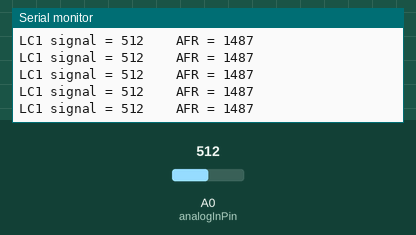
This sketch was run on a simulated Arduino Uno, built with avr-gcc and run on an emulated ATmega328P. On the bench: the last lines printed to the serial monitor. The test bench sets the inputs (shaded band); at power-on: A0 (analogInPin) = 512.

Above: at 1.2 s.
1.3 s: A0 (analogInPin) set to 716
At 1.34 s:
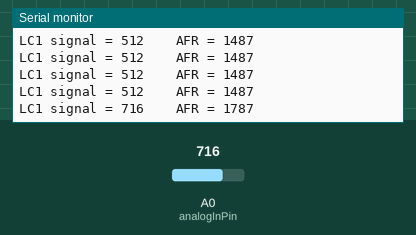
2.8 s: A0 (analogInPin) set to 900
At 2.84 s:
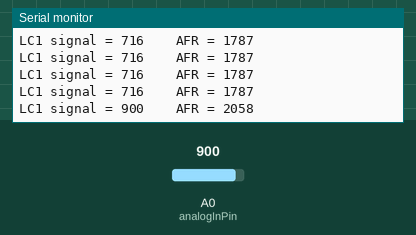
Timing chart, 0 to 5.8 s (numbered marks = the images above; inputs shaded):
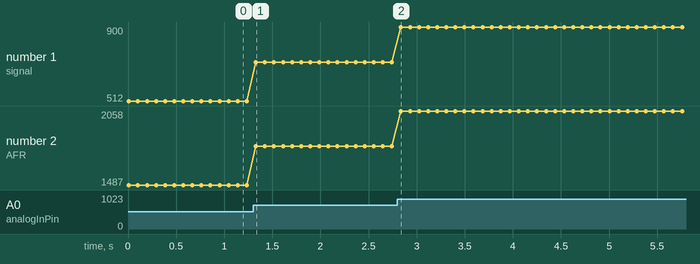

Measured:
- after the input at 1.3 s, the serial monitor: prints a new line at once (image 1)
- after the input at 2.8 s, the serial monitor: prints a new line at once (image 2)
- plotted number 1: 512 → 716 after the input at 1.3 s, 716 → 900 after the input at 2.8 s
- plotted number 2: 1487 → 1787 after the input at 1.3 s, 1787 → 2058 after the input at 2.8 s

The sketch:

AFR_display.ino
```cpp
/*
  Program to display Air Fuel Ratio taken from an
  Innovate Motorsports LC-2 wideband O2 sensor analog output
  https://innovatemotorsports.com/products/lc2.php

  Displays on a SparkFun 7 segment serial LED display
  https://www.sparkfun.com/products/11629
  Implementing SparkFun serial 7 segment display elements

    Circuit:
    Arduino -------------- Serial 7-Segment
    5V   ----------------- VCC
    GND  ----------------- GND
    3   ------------------ RX

  Written by: Chris Sulfrian 2013
  http://github.com/csulfrian
*/

#include <SoftwareSerial.h>

#define rxPin 255 // 255 because we don't need a receive pin
#define txPin 3 // Connect the Arduino pin 3 to the rx pin on the 7 segment display

// set up a new serial port
SoftwareSerial LEDserial=SoftwareSerial(rxPin, txPin);

const int analogInPin = A0;  // Analog input pin that the LC1 analog out 2 (brown wire) is attached to

int afr = 0;
int lc2Rx = 0;

void setup() {
  // define pin mode for tx pin:
  pinMode(txPin, OUTPUT);
  LEDserial.begin(9600);
  Serial.begin(9600);
}

void loop() {

  // This segment takes the input from the LC1 and maps it to the output display
  lc2Rx = analogRead(analogInPin); // reads the analog in value
  afr = map(lc2Rx, 0, 1023, 735, 2239); // maps the input to the range of the AFR x 10^2

  // This segment displays the result of the above calculation
  LEDserial.print("v"); // this is the reset display command
  delay(1); // allow a very short delay for display response
  LEDserial.print("w"); // send the command char for decimal control
  LEDserial.write(0x02); // turn on the decimal after the second digit

  // This segment determines if the output needs to be shifted to the right on the display to match up with the decimal point
  // if the value is less than 1000 (AFR = 10.00), shift everything to the right one place and blank the first digit
  if (afr < 1000) {
    LEDserial.print("x");
    LEDserial.print(afr);
  }
  // if the value is above 1000, display all four digits
  else {
    LEDserial.print(afr);
  }

  // This segment sends the two values to the serial monitor, for debugging purposes
  Serial.print("LC1 signal = ");
  Serial.print(lc2Rx);
  Serial.print("    AFR = ");
  Serial.println(afr);

  delay(80);   // wait for a ~1/12 second, (it took 4 msec to tx chars)
  digitalWrite(13, LOW);    // set the display off
  delay(5);   // wait for a 1/20 second
}
```
